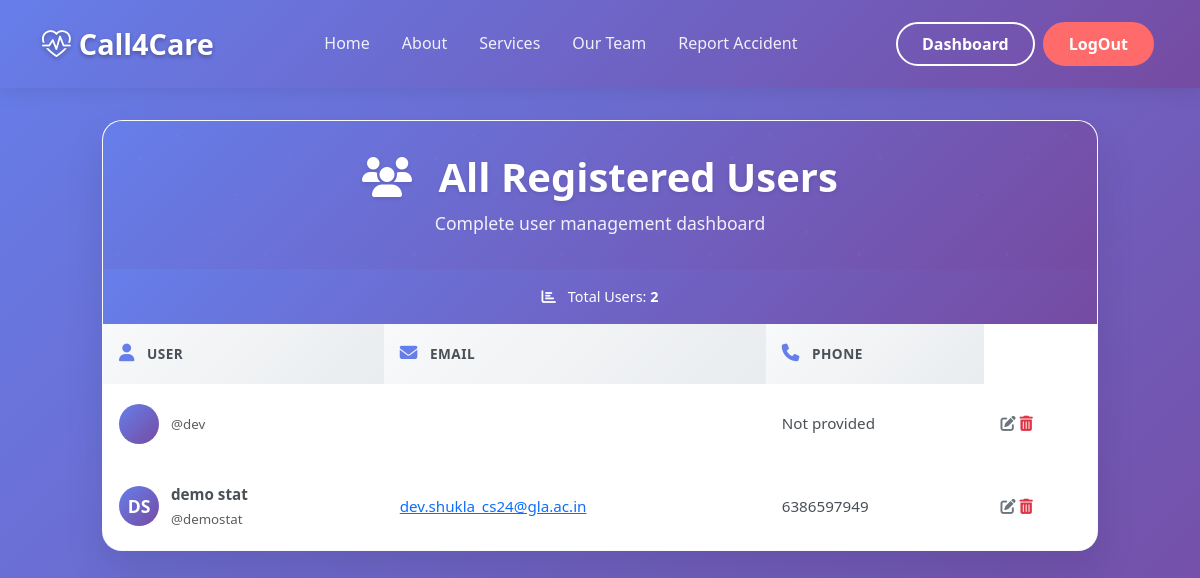
The page /accounts/Registered_Users/ (signed in) on the database its author committed.
### home/models.py (models this page shows)
class Student(User):
    phone_number = models.CharField(max_length=10)
    class Meta:
        verbose_name = "Student"
        verbose_name_plural = "Students"

### accounts/views.py (the view)
# urls.py: path('Registered_Users/',views.read,name="read"),
def read(request):
    Users = Student.objects.all().order_by('-id')
    parameters = {
        "Users" : Users
    }
    return render(request,"Details_every/in.html",parameters)

### templates/Details_Every/in.html (shortened to what this page needs)
{% extends "home/base.html" %}
{% block body %}
<div class="container-fluid dashboard-container">
    <div class="row justify-content-center">
        <div class="col-11 col-lg-10">
            <div class="dashboard-card fade-in">
                <div class="dashboard-header">
                    <h1 class="dashboard-title">
                        <i class="fas fa-users me-3"></i>
                        All Registered Users
                    </h1>
                    <p class="dashboard-subtitle mb-0">
                        Complete user management dashboard
                    </p>
                </div>
                <div class="stats-bar">
                    <i class="fas fa-chart-bar me-2"></i>
                    Total Users: <strong>{{ Users|length }}</strong>
                </div>
                <div class="table-responsive">
                    <table class="users-table table table-hover">
                        <thead>
                            <tr>
                                <th scope="col">
                                    <i class="fas fa-user table-icon"></i>
                                    User
                                </th>
                                <th scope="col">
                                    <i class="fas fa-envelope table-icon"></i>
                                    Email
                                </th>
                                <th scope="col">
                                    <i class="fas fa-phone table-icon"></i>
                                    Phone
                                </th>
                            </tr>
                        </thead>
                        <tbody>
                            {% if Users %}
                            {% for User in Users %}
                            <tr>
                                <td>
                                    <div class="d-flex align-items-center">
                                        <div class="user-avatar">
                                            {{ User.first_name|first|upper }}{{ User.last_name|first|upper }}
                                        </div>
                                        <div>
                                            <div class="fw-semibold">
                                                {{ User.first_name }} {{ User.last_name }}
                                            </div>
                                            <small class="text-muted">
                                                @{{ User.username|default:User.first_name|lower }}
                                            </small>
                                        </div>
                                    </div>
                                </td>
                                <td>
                                    <a href="mailto:{{ User.email }}" class="User-email">
                                        {{ User.email }}
                                    </a>
                                </td>
                                <td>
                                    <span class="User-phone">
                                        {{ User.phone_number|default:"Not provided" }}
                                    </span>
                                </td>
                                <td>
                                    <a href="{% url 'edit_User' User.id %}" class="text-secondary text-decoration-none">
                                        <i class="fas fa-edit"></i>
                                    </a>
                                    <a href="{% url 'delete_User' User.id %}" class="text-danger text-decoration-none">
                                        <i class="fas fa-trash-alt"></i>
                                    </a>
                                </td>
                            </tr>
                            {% endfor %}
                            {% endif %}
                        </tbody>
                    </table>
                </div>
            </div>
        </div>
    </div>
</div>
{% endblock %}

### templates/home/base.html (style rules this page uses)
:root { --primary-color: #2c7be5; --secondary-color: #00d4aa; --accent-color: #ff6b6b; --dark-color: #1a1a2e; --light-color: #f8f9fa; }
body { font-family: 'Segoe UI', Tahoma, Geneva, Verdana, sans-serif; line-height: 1.6; }

### templates/Details_Every/in.html (style rules this page uses)
body { background: linear-gradient(135deg, #667eea 0%, #764ba2 100%); min-height: 100vh; font-family: 'Segoe UI', Tahoma, Geneva, Verdana, sans-serif; }
.dashboard-container { padding: 2rem 0; }
.dashboard-card { background: rgba(255, 255, 255, 0.95); backdrop-filter: blur(10px); border-radius: 20px; box-shadow: 0 20px 40px rgba(0, 0, 0, 0.1); border: 1px solid rgba(255, 255, 255, 0.2); overflow: hidden; transition: all 0.3s ease; }
.dashboard-header { background: linear-gradient(135deg, #667eea 0%, #764ba2 100%); color: white; padding: 2rem; text-align: center; position: relative; overflow: hidden; }
.dashboard-header::before { content: ''; position: absolute; top: 0; left: 0; right: 0; bottom: 0; opacity: 0.3; }
.dashboard-title { font-size: 2.5rem; font-weight: 700; margin-bottom: 0.5rem; text-shadow: 0 2px 4px rgba(0, 0, 0, 0.1); position: relative; z-index: 1; }
.dashboard-subtitle { font-size: 1.1rem; opacity: 0.9; position: relative; z-index: 1; }
.users-table { margin: 0; border-collapse: separate; border-spacing: 0; width: 100%; background: white; }
.users-table thead th { background: linear-gradient(135deg, #f8f9fa 0%, #e9ecef 100%); color: #495057; font-weight: 600; text-transform: uppercase; letter-spacing: 0.5px; font-size: 0.85rem; padding: 1.2rem 1rem; border: none; position: relative; }
.users-table thead th:first-child { border-top-left-radius: 0; }
.users-table thead th:last-child { border-top-right-radius: 0; }
.users-table tbody tr { transition: all 0.3s ease; border-bottom: 1px solid rgba(0, 0, 0, 0.05); }
.users-table tbody td { padding: 1.2rem 1rem; vertical-align: middle; border: none; color: #495057; font-size: 0.95rem; }
.users-table tbody tr:last-child td:first-child { border-bottom-left-radius: 0; }
.users-table tbody tr:last-child td:last-child { border-bottom-right-radius: 0; }
.table-icon { font-size: 1.1rem; margin-right: 0.5rem; color: #667eea; }
.user-avatar { width: 40px; height: 40px; border-radius: 50%; background: linear-gradient(135deg, #667eea 0%, #764ba2 100%); display: inline-flex; align-items: center; justify-content: center; color: white; font-weight: 600; margin-right: 0.75rem; font-size: 1.1rem; }
.stats-bar { background: linear-gradient(135deg, #667eea 0%, #764ba2 100%); color: white; padding: 1rem 2rem; margin-bottom: 0; text-align: center; font-size: 0.9rem; }
.fade-in { animation: fadeIn 0.5s ease-in; }

### rows shown on the page
Student: username "dev", phone_number "Not provided"
Student: first_name|first "D", last_name|first "S", first_name "demo", last_name "stat", username "demostat", email "dev.shukla_cs24@gla.ac.in", phone_number "6386597949"

### other values the page prints
{{ Users|length }} "2"
